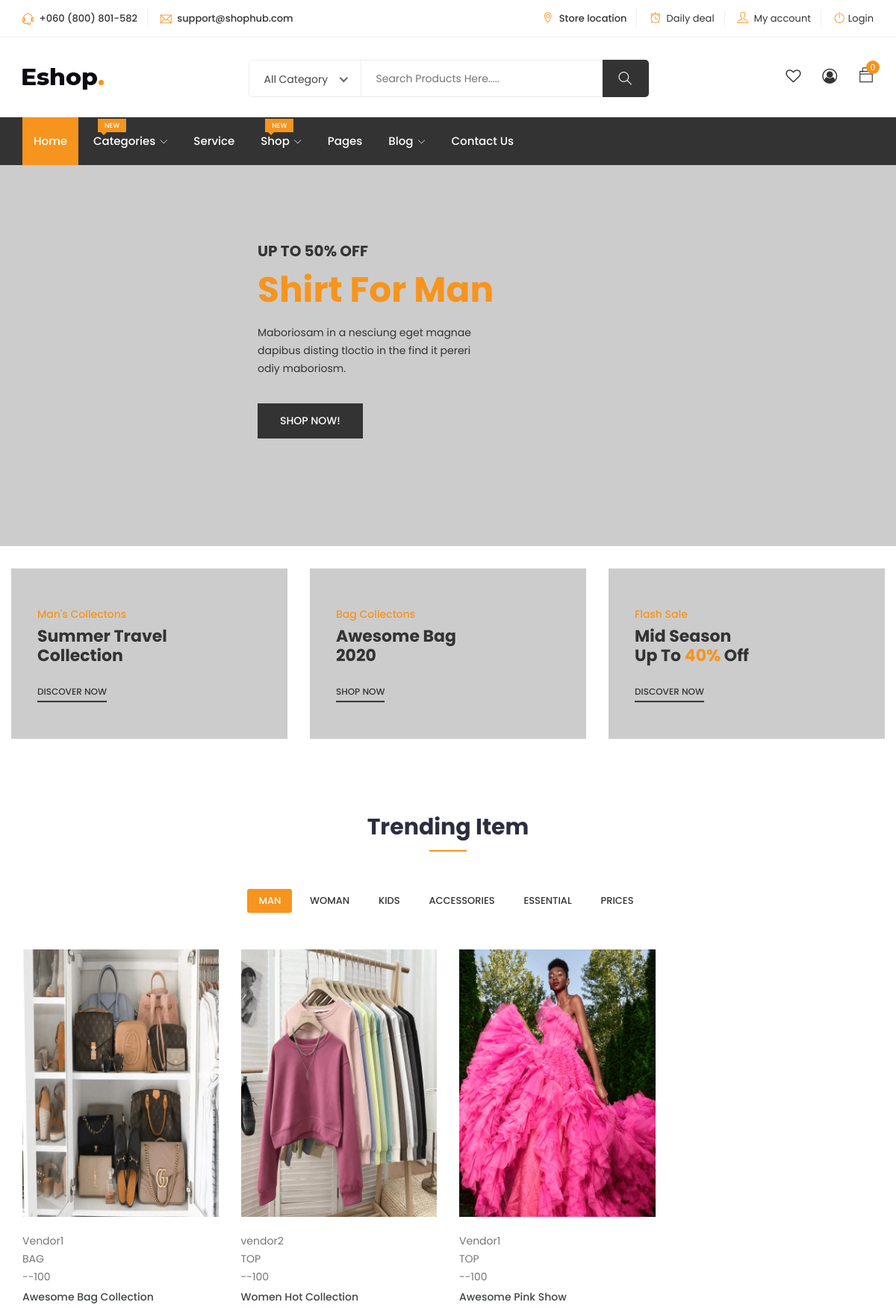
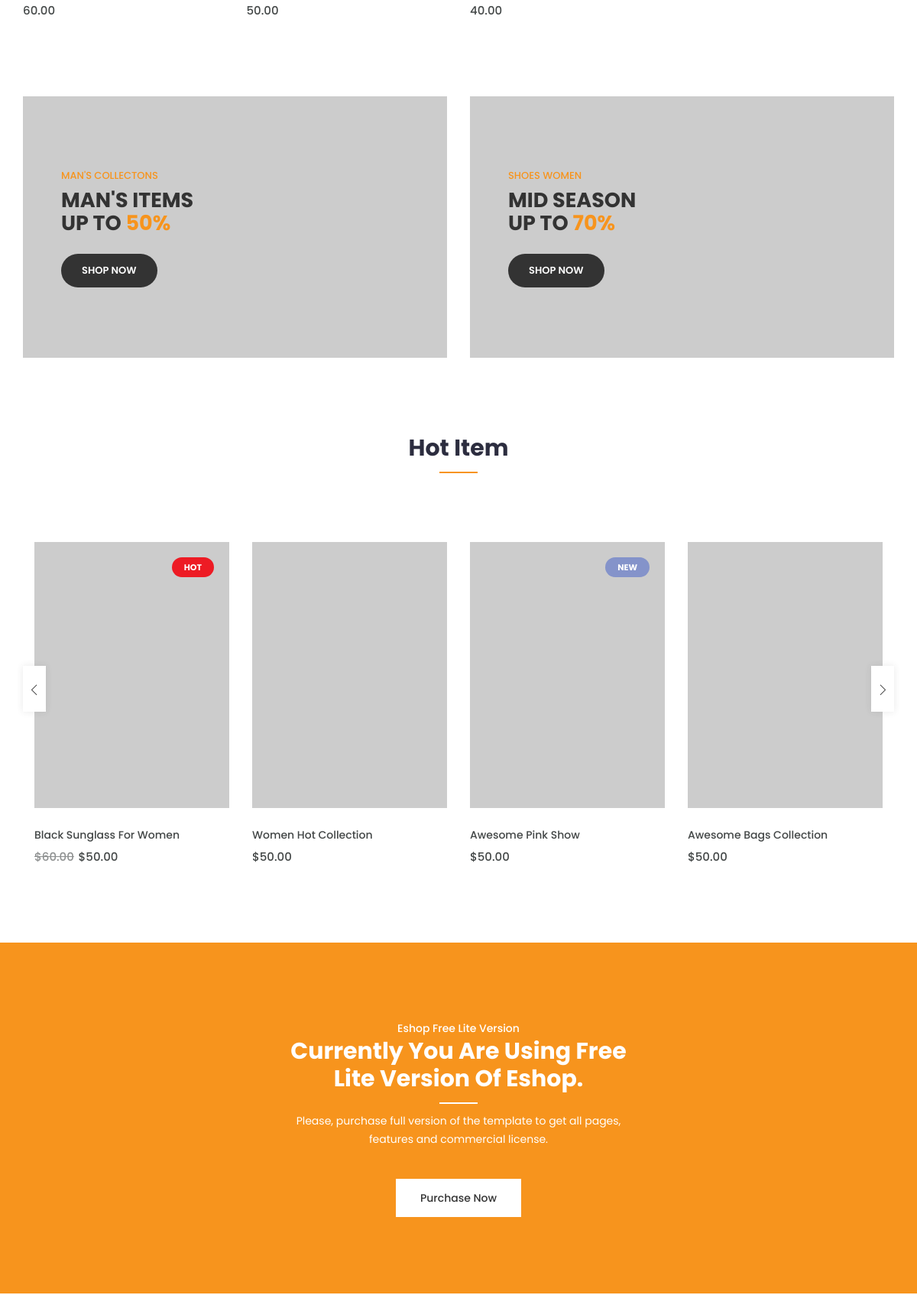
The page / (upper part) on the database its author committed (2 pictures, top to bottom).
### core/models.py (models this page shows, shortened)
class Product(models.Model):
    pid = models.UUIDField(unique=True, default=uuid.uuid4, editable=True)
    user = models.ForeignKey(User, on_delete=models.SET_NULL, null=True)
    category = models.ForeignKey(Category, on_delete=models.SET_DEFAULT, null=True,default= None)
    title = models.CharField(max_length=100, default='something') # for title, heading etc
    image = models.ImageField(upload_to=user_directory_path,default='product.jpg')
    description = models.TextField(null=True, blank=True, default='product')
    price = models.DecimalField(max_digits=9, decimal_places=2, default='0.00')
    old_price = models.DecimalField(max_digits=9, decimal_places=2, default='1.00')
    specifications = models.TextField(null=True, blank=True, default='specs')
    type = models.CharField(max_length=100, default='something', null=True, blank=True) # for title, heading etc
    stock_count = models.CharField(max_length=100, default='0', null=True, blank=True)
    vendor = models.ForeignKey(Vendor, on_delete=models.SET_DEFAULT, null=True,default= None)
    product_status = models.CharField(choices=STATUS, max_length=10, default='in_review')
    status = models.BooleanField(default=True)
    in_stock = models.BooleanField(default=True)
    featured = models.BooleanField(default=False)
    digital = models.BooleanField(default=False)
    sku = models.UUIDField(unique=True, default=uuid.uuid4, editable=True)
    date = models.DateTimeField(auto_now_add=True)
    updated = models.DateTimeField(null=True, blank=True)
    class Meta:
        verbose_name_plural = 'Products'
    def get_percentage(self):
        new_price = ((self.old_price - self.price) / self.old_price) * 100
        return new_price

class Vendor(models.Model):
    vid = models.UUIDField(unique=True, default=uuid.uuid4, editable=True)
    title = models.CharField(max_length=100, default='something') # for title, heading etc
    image = models.ImageField(upload_to=user_directory_path,default='vendor.jpg')
    description = models.TextField(null=True, blank=True, default='vendor')
    address = models.CharField(max_length=100, default='123 A Street, PH')
    contact = models.CharField(max_length=100, default='123 456 789')
    chat_resp_time = models.CharField(max_length=100, default="100")
    shipping_on_time = models.CharField(max_length=100, default='100')
    authentic_rating = models.CharField(max_length=100, default='100')
    days_return = models.CharField(max_length=100, default='100')
    warranty_period = models.CharField(max_length=100, default='100')
    user = models.ForeignKey(User, on_delete=models.SET_DEFAULT, null=True, default=None)
    class Meta:
        verbose_name_plural = 'Vendor'

class Category(models.Model):
    cid = models.UUIDField(unique=True, default=uuid.uuid4, editable=True)
    title = models.CharField(max_length=100, default='apparel')  # for title, heading etc
    image = models.ImageField(upload_to='category',default='category.jpg')
    class Meta:
        verbose_name_plural = 'Categories'
    def __str__(self):
        return self.title

### core/views.py (the view)
# urls.py: path('', index, name='index'),
def index(request):
    products = Product.objects.filter(featured=True, product_status='published').order_by('-id')
    context = {
        'products':products
    }
    return render(request, 'core/index.html', context)

### core/context_processor.py (called while the page is built)
def default(request):
    categories = Category.objects.all()
    return {
        'categories':categories
    }

### templates/core/index.html (shortened to what this page needs)
{% extends 'partials/base.html'%}
{% load static %}
{% block content %}
	<section class="hero-slider">
		<div class="single-slider">
			<div class="container">
				<div class="row no-gutters">
					<div class="col-lg-9 offset-lg-3 col-12">
						<div class="text-inner">
							<div class="row">
								<div class="col-lg-7 col-12">
									<div class="hero-text">
										<h1><span>UP TO 50% OFF </span>Shirt For Man</h1>
										<p>Maboriosam in a nesciung eget magnae <br> dapibus disting tloctio in the find it pereri <br> odiy maboriosm.</p>
										<div class="button">
											<a href="#" class="btn">Shop Now!</a>
										</div>
									</div>
								</div>
							</div>
						</div>
					</div>
				</div>
			</div>
		</div>
	</section>
	<section class="small-banner section">
		<div class="container-fluid">
			<div class="row">
				<div class="col-lg-4 col-md-6 col-12">
					<div class="single-banner">
						<img src="https://via.placeholder.com/600x370" alt="#">
						<div class="content">
							<p>Man's Collectons</p>
							<h3>Summer travel <br> collection</h3>
							<a href="#">Discover Now</a>
						</div>
					</div>
				</div>
				<div class="col-lg-4 col-md-6 col-12">
					<div class="single-banner">
						<img src="https://via.placeholder.com/600x370" alt="#">
						<div class="content">
							<p>Bag Collectons</p>
							<h3>Awesome Bag <br> 2020</h3>
							<a href="#">Shop Now</a>
						</div>
					</div>
				</div>
				<div class="col-lg-4 col-12">
					<div class="single-banner tab-height">
						<img src="https://via.placeholder.com/600x370" alt="#">
						<div class="content">
							<p>Flash Sale</p>
							<h3>Mid Season <br> Up to <span>40%</span> Off</h3>
							<a href="#">Discover Now</a>
						</div>
					</div>
				</div>
			</div>
		</div>
	</section>
    <div class="product-area section">
            <div class="container">
				<div class="row">
					<div class="col-12">
						<div class="section-title">
							<h2>Trending Item</h2>
						</div>
					</div>
				</div>
				<div class="row">
					<div class="col-12">
						<div class="product-info">
							<div class="nav-main">
								<ul class="nav nav-tabs" id="myTab" role="tablist">
									<li class="nav-item"><a class="nav-link active" data-toggle="tab" href="#man" role="tab">Man</a></li>
									<li class="nav-item"><a class="nav-link" data-toggle="tab" href="#women" role="tab">Woman</a></li>
									<li class="nav-item"><a class="nav-link" data-toggle="tab" href="#kids" role="tab">Kids</a></li>
									<li class="nav-item"><a class="nav-link" data-toggle="tab" href="#accessories" role="tab">Accessories</a></li>
									<li class="nav-item"><a class="nav-link" data-toggle="tab" href="#essential" role="tab">Essential</a></li>
									<li class="nav-item"><a class="nav-link" data-toggle="tab" href="#prices" role="tab">Prices</a></li>
								</ul>
							</div>
							<div class="tab-content" id="myTabContent">
								<div class="tab-pane fade show active" id="man" role="tabpanel">
									<div class="tab-single">
										<div class="row">
											{% for p in products %}
											<div class="col-xl-3 col-lg-4 col-md-4 col-12">
												<div class="single-product">
													<div class="product-img">
														<a href="{% url 'core:product-detail' p.pid %}">
															<img class="default-img" src="{{ p.image.url }}" alt="#">
														</a>
														<div class="button-head">
															<div class="product-action">
															</div>
														</div>
													</div>
													<div class="product-content">
														<p>{{ p.vendor.title }}</p>
														<p>{{ p.category.title }}</p>
														<p>-{{ p.get_percentage | floatformat:0 }}</p>
														<h3><a href="{% url 'core:product-detail' p.pid %}">{{ p.title }}</a></h3>
														<div class="product-price">
															<span>{{ p.price }}</span>
														</div>
													</div>
												</div>
											</div>
											{% endfor %}
										</div>
									</div>
								</div>
							</div>
						</div>
					</div>
				</div>
            </div>
    </div>
	<section class="midium-banner">
		<div class="container">
			<div class="row">
				<div class="col-lg-6 col-md-6 col-12">
					<div class="single-banner">
						<img src="https://via.placeholder.com/600x370" alt="#">
						<div class="content">
							<p>Man's Collectons</p>
							<h3>Man's items <br>Up to<span> 50%</span></h3>
							<a href="#">Shop Now</a>
						</div>
					</div>
				</div>
				<div class="col-lg-6 col-md-6 col-12">
					<div class="single-banner">
						<img src="https://via.placeholder.com/600x370" alt="#">
						<div class="content">
							<p>shoes women</p>
							<h3>mid season <br> up to <span>70%</span></h3>
							<a href="#" class="btn">Shop Now</a>
						</div>
					</div>
				</div>
			</div>
		</div>
	</section>
	<div class="product-area most-popular section">
        <div class="container">
            <div class="row">
				<div class="col-12">
					<div class="section-title">
						<h2>Hot Item</h2>
					</div>
				</div>
            </div>
            <div class="row">
                <div class="col-12">
                    <div class="owl-carousel popular-slider">
						<div class="single-product">
							<div class="product-img">
								<a href="product-details.html">
									<img class="default-img" src="https://via.placeholder.com/550x750" alt="#">
									<span class="out-of-stock">Hot</span>
								</a>
								<div class="button-head">
									<div class="product-action">
									</div>
								</div>
							</div>
							<div class="product-content">
								<h3><a href="product-details.html">Black Sunglass For Women</a></h3>
								<div class="product-price">
									<span class="old">$60.00</span>
									<span>$50.00</span>
								</div>
							</div>
						</div>
						<div class="single-product">
                            <div class="product-img">
                                <a href="product-details.html">
                                    <img class="default-img" src="https://via.placeholder.com/550x750" alt="#">
                                </a>
								<div class="button-head">
									<div class="product-action">
									</div>
								</div>
                            </div>
                            <div class="product-content">
                                <h3><a href="product-details.html">Women Hot Collection</a></h3>
                                <div class="product-price">
                                    <span>$50.00</span>
                                </div>
                            </div>
                        </div>
						<div class="single-product">
                            <div class="product-img">
                                <a href="product-details.html">
                                    <img class="default-img" src="https://via.placeholder.com/550x750" alt="#">
									<span class="new">New</span>
                                </a>
								<div class="button-head">
									<div class="product-action">
									</div>
								</div>
                            </div>
                            <div class="product-content">
                                <h3><a href="product-details.html">Awesome Pink Show</a></h3>
                                <div class="product-price">
                                    <span>$50.00</span>
                                </div>
                            </div>
                        </div>
						<div class="single-product">
                            <div class="product-img">
                                <a href="product-details.html">
                                    <img class="default-img" src="https://via.placeholder.com/550x750" alt="#">
                                </a>
								<div class="button-head">
									<div class="product-action">
									</div>
								</div>
                            </div>
                            <div class="product-content">
                                <h3><a href="product-details.html">Awesome Bags Collection</a></h3>
                                <div class="product-price">
                                    <span>$50.00</span>
                                </div>
                            </div>
                        </div>
                    </div>
                </div>
            </div>
        </div>
    </div>
	<section class="section free-version-banner">
        <div class="container">
            <div class="row align-items-center">
                <div class="col-md-8 offset-md-2 col-xs-12">
                    <div class="section-title mb-60">
                        <span class="text-white wow fadeInDown" data-wow-delay=".2s" style="visibility: visible; animation-delay: 0.2s; animation-name: fadeInDown;">Eshop Free Lite version</span>
                        <h2 class="text-white wow fadeInUp" data-wow-delay=".4s" style="visibility: visible; animation-delay: 0.4s; animation-name: fadeInUp;">Currently You are using free<br> lite Version of Eshop.</h2>
                        <p class="text-white wow fadeInUp" data-wow-delay=".6s" style="visibility: visible; animation-delay: 0.6s; animation-name: fadeInUp;">Please, purchase full version of the template to get all pages,<br> features and commercial license.</p>
                        <div class="button">
                            <a href="https://wpthemesgrid.com/downloads/eshop-ecommerce-html5-template/" target="_blank" rel="nofollow" class="btn wow fadeInUp" data-wow-delay=".8s">Purchase Now</a>
                        </div>
                    </div>
                </div>
            </div>
        </div>
    </section>
{% endblock content %}

### rows shown on the page
Product: image (picture), vendor "Vendor1", category "BAG", get_percentage "-100", title "Awesome Bag Collection", price "60.00"
Product: image (picture), vendor "vendor2", category "TOP", get_percentage "-100", title "Women Hot Collection", price "50.00"
Product: image (picture), vendor "Vendor1", category "TOP", get_percentage "-100", title "Awesome Pink Show", price "40.00"

### other values the page prints
{{ request.session.cart_data_obj|length }} "0"
